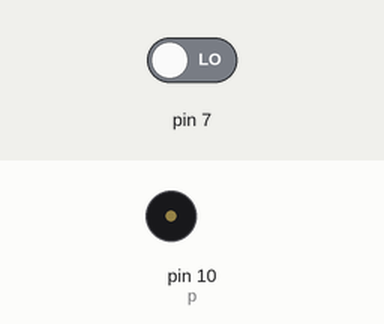
This sketch was run on a simulated Arduino Uno, built with avr-gcc and run on an emulated ATmega328P. Shown: buzzer (waves = sounding). The inputs (shaded band) are chosen by the test bench; at power-on: pin 7 LOW.

Above: at 1.2 s.
1.3 s: pin 7 driven HIGH
At 2.1 s:
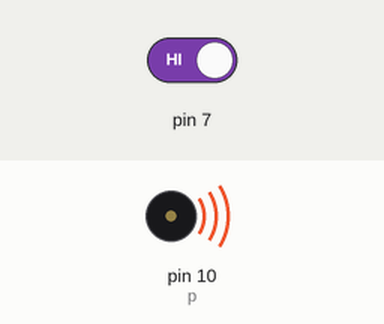
Timing chart, 0 to 8.4 s (numbered marks = the images above; inputs shaded):
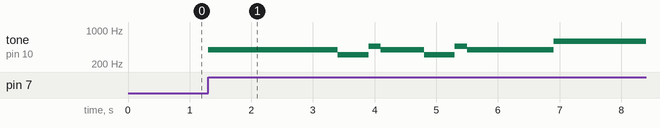

Measured:
- after the input at 1.3 s, tone on pin 10 (p): plays 392 Hz for 2.1 s, 311 Hz for 0.50 s, 466 Hz for 0.20 s, 392 Hz for 0.70 s, 311 Hz for 0.50 s, 466 Hz for 0.20 s … (8 notes in this stretch), starting at once

The sketch:

sketch_oct2a.ino
```cpp
const int p = 10;
const byte n = 45;

int t[n] = {350, 350, 350, 250, 100, 350, 250, 100, 700, 350, 350, 350, 250, 100, 350, 250, 100, 700, 350, 250, 100, 350, 250, 100, 100, 100, 450, 150, 350, 250, 100, 100, 100, 450, 150, 350, 250, 100, 750};
int c[n] = {392, 392, 392, 311, 466, 392, 311, 466, 392, 587, 587, 587, 622, 466, 369, 311, 466, 392, 784, 392, 392, 784, 739, 698, 659, 622, 659, 415, 554, 523, 493, 466, 440, 466, 311, 369, 311, 466, 392};


void setup() {
  pinMode(7, INPUT);
  pinMode(10, OUTPUT);
}

void loop() {
  if (digitalRead(7) == HIGH) {
    for (int i = 0; i <= n; i++) {
      tone (p, c[i], t[i] * 2);
      delay (t[i] * 2);
      noTone (p);
  }
  } else {
    noTone(10);
  }
}
```
